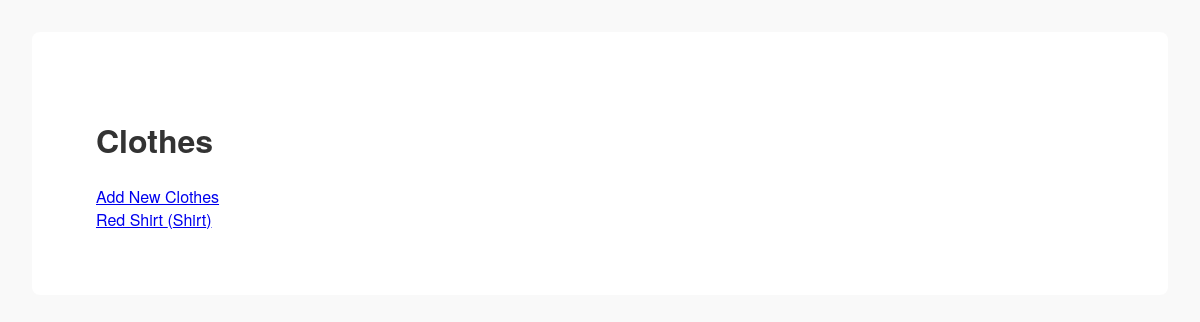
The app's page /clothes/, older data.
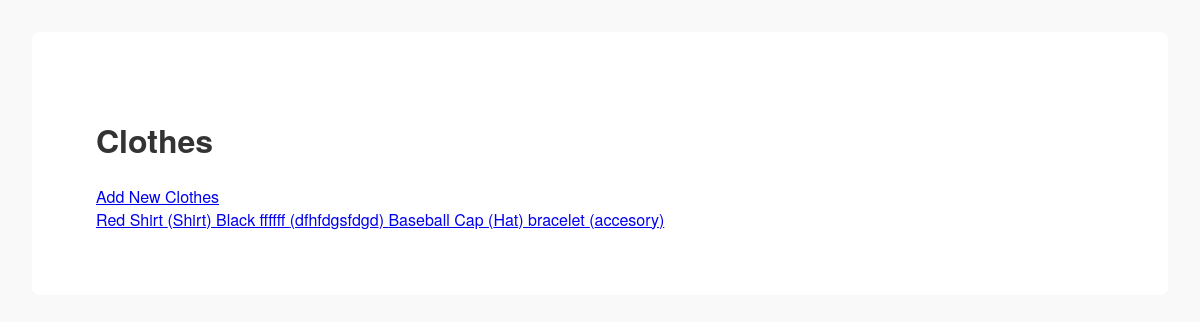
The same page, newer data.
### tables this page shows
CREATE TABLE clothes (
                id INTEGER PRIMARY KEY AUTOINCREMENT,
                name TEXT NOT NULL,
                type TEXT NOT NULL,
                photo BLOB
            );

### controllers/Clothes_Controller.py (the view)
@clothes_bp.route('/', methods=['GET'])
def list_clothes():
    clothes = Clothes_Model.get_all()
    return render_template('clothes_list.html', clothes=clothes)

### models/Clothes_Model.py (called while the page is built)
    @classmethod
    def get_all(cls):
        with sqlite3.connect(cls.DB_PATH) as conn:
            cursor = conn.cursor()
            cursor.execute("SELECT * FROM clothes")
            rows = cursor.fetchall()
            return [
                {"id": row[0], "name": row[1], "type": row[2], "photo": row[3]}
                for row in rows
            ]

### templates/clothes/clothes_list.html (shortened to what this page needs)
{% extends 'base.html' %}
{% block content %}
<div class="container">
    <h1>Clothes</h1>
    <a href="{{ url_for('clothes.create_clothes') }}" class="btn btn-primary mb-3">Add New Clothes</a>
    <div class="list-group">
        {% for c in clothes %}
            <a href="{{ url_for('clothes.get_clothes', id=c['id']) }}" class="list-group-item list-group-item-action">
                {{ c['name'] }} ({{ c['type'] }})
            </a>
        {% else %}
            <p>No clothes found.</p>
        {% endfor %}
    </div>
</div>
{% endblock %}

Row changes from the older to the newer data that the page shows:
added clothes: name "Black ffffff", type "dfhfdgsfdgd"
added clothes: name "Baseball Cap", type "Hat"
added clothes: name "bracelet", type "accesory"
